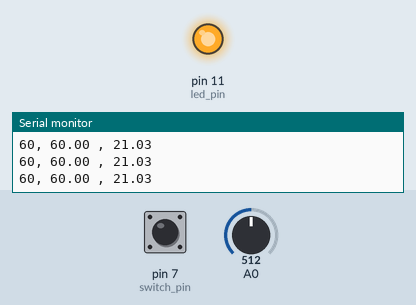
This sketch was run on a simulated Arduino Uno, built with avr-gcc and run on an emulated ATmega328P. Parts: output pins drawn as LEDs (lit = HIGH), the last lines printed to the serial monitor. The test bench sets the inputs (shaded band); at power-on: A0 = 512, pin 7 (switch_pin) LOW.

Above: at 4.2 s.
4.3 s: A0 set to 716
At 4.75 s:
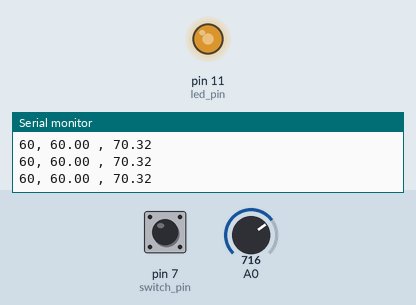
At 6.8 s:
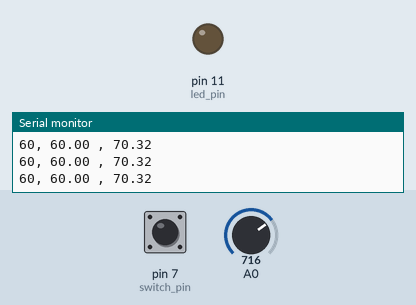
7.3 s: A0 set to 1015
8.8 s: A0 set to 1023
Timing chart, 0 to 11.8 s (numbered marks = the images above; inputs shaded):
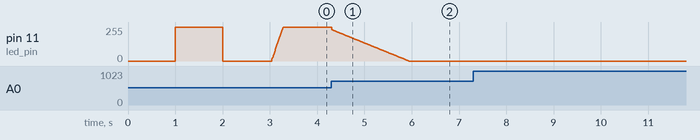

The sketch:

Final.ino
```cpp
#include <stdlib.h>
#include <stdio.h>
//Include lybrary's for interrupts
#include <avr/io.h>
#include <avr/interrupt.h>

#define OCCUPIED 60
#define UNOCCUPIED 20
#define FILTER_SAMPLES 20
#define VCC 5

//timer 0 messes with delay(), mills(), etc
//timer 1 is used for the sampling period
//Use in timer 2.
const byte mask = B11111000;
int prescale_pwm = 1;
volatile bool flag_timer = 0;

//gainWUp is the gain used in AntiWindup (sum the error multiplied by this gain to the integral term in the next sample).
//in order to fit the gainWUp, we made several attempt's and we chose the one that was more fast to change the status.
//One attempt that we did was: put reference to 20Lux and point light (with mobile phone) to LDR. Next, we turn off the mobile phone light,closed the box, and check the response time
float windup_gain = 1;

//to check the system with differents actions
bool deadzone_flag = true;
bool ffw_flag = true;
bool feedback_flag = true;
bool windup_flag = true;
bool filter_flag = true;

float tau;
float ext_perturb;
int x_on;
float pwm_ffw;
float G0;
unsigned long t0;

float vi;
float vf;
float y;

float error;
float old_error = 0;
float i = 0;
float old_i = 0;
float windup_error = 0;

int switch_pin = 7;
int prev_switch_value = LOW;
long switch_debounce = 400;
long prev_switch_time = 0;

int desired_lux = OCCUPIED;

//LDR paramethers
float m = -0.7;
float b = 1.9252;
//R1 em KOhm
int R1 = 10;

//------------------------------ UTILS CODE ------------------------------

//check occupation state through a button switch
int check_switch() {
  int switch_value = digitalRead(switch_pin);

  if (switch_value == HIGH && prev_switch_value == LOW && (switch_debounce + prev_switch_time) < millis()) {

    vi = y;
    if (desired_lux == OCCUPIED){
      desired_lux = UNOCCUPIED;
      if (vi > vf) //to avoid flickering due to simulator function
        vi = vf;
    }else{
      desired_lux = OCCUPIED;
      if (vi < vf) //to avoid flickering due to simulator function
        vi = vf;
    }

    environment_init(desired_lux);

    prev_switch_time = millis();
    prev_switch_value = switch_value;
    return 1;
  }
  else
    return 0;
}

//read from the serial desired flags states to (de)activate functionalities
void get_flags(){
  char inputChar;
  String flag = "";

  //read desired iluminance from the serial
  while (Serial.available() > 0){
    inputChar = Serial.read();

    if (inputChar != '\n')
      flag += inputChar;
    else
      update_flag(flag);
  }
}

//update desired flags states
void update_flag(String flag){
  char *aux_str = flag.c_str();
  char str[50];

  sscanf(aux_str, "%s", str);

  if (!strcmp(str, "antiwindup_off")) {
    windup_flag = false;
    windup_error = 0;
  } else if (!strcmp(str, "antiwindup_on")) {
    windup_flag = true;
  } else if (!strcmp(str, "ffw_on")) {
    ffw_flag = true;
  } else if (!strcmp(str, "ffw_off")) {
    ffw_flag = false;
  } else if (!strcmp(str, "deadzone_off")) {
    deadzone_flag = false;
  } else if (!strcmp(str, "deadzone_on")) {
    deadzone_flag = true;
  } else if (!strcmp(str, "filter_on")) {
    filter_flag = 0;
  } else if (!strcmp(str, "filter_off")) {
    filter_flag = false;
  } else if (!strcmp(str, "feedback_on")) {
    feedback_flag = true;
  } else if (!strcmp(str, "feedback_off")) {
    feedback_flag = false;
  }

  memset(str, 0, 20);
}

//convert ADC value to Lux units
float convert_ADC_to_Lux(float Vi_value)  {
  float R2_1LUX = pow(10, b);
  float V_volt = Vi_value * VCC / 1023.0;
  float R2 = ( (VCC / V_volt) - 1 ) * R1;

  return pow( R2 / R2_1LUX, 1 / m);
}

//convert Lux value to Volt units
float convert_Lux_to_Volt(float lux) {
  float aux = (float) m * log10(lux) + b;
  float R2 = (float) pow(10, aux);

  return (float) 5 * R1 / (R1 + R2);
}

//Low-Pass filter. Used to decrease noise
//We checked before it is possible to get this number of samples because we have a limited time, because of the interrupt
float LPfilter(int pin){
  y = 0;
  for (int i = 0; i < FILTER_SAMPLES; i++){
    y += analogRead(pin);
    delayMicroseconds(1);
  }
  return y / FILTER_SAMPLES;
}

void print_actual_state(){
  Serial.print(desired_lux);
  Serial.print(", ");
  Serial.print(convert_ADC_to_Lux(simulator() * (1023.0 / 5)));
  Serial.print(" , ");
  Serial.println(convert_ADC_to_Lux(y));
}


//------------------------------ CONTROLLER CODE ------------------------------

//get the gain for feedforward calculus
int led_pin = 11;
void feedforward_init() {
  analogWrite(led_pin, 0);
  delay(1000);
  ext_perturb = analogRead(A0);
  vi = ext_perturb * VCC / (1023.0);
  ext_perturb = convert_ADC_to_Lux(ext_perturb);

  analogWrite(led_pin, 255);
  delay(1000);
  x_on = analogRead(A0);
  x_on = convert_ADC_to_Lux(x_on);
  G0 = (x_on - ext_perturb) / ((float)255);

  analogWrite(led_pin, 0);
  delay(1000);
}

//returns feedforward input in pwm
float ffw_func(int desired_lux){
  return (desired_lux - ext_perturb) / (G0);
}

void environment_init(int desired_lux){
  if (ffw_flag)
    pwm_ffw = ffw_func(desired_lux);
  else
    pwm_ffw = 0.0;

  //--- It is extremely important to refere that achieving tau, we did an experimental function (time/tau in function of desired lux)
  getTau(desired_lux);
  vf = convert_Lux_to_Volt(desired_lux);
  t0 = micros();
}

//--- It is extremely important to refere that o achieve tau, we did a experimental function (time/tau in function of desired lux)
void getTau(int desired_lux){
  if (desired_lux > x_on)
    desired_lux = x_on;

  tau = ( 1000 * ((float)( (float)0.0018 * pow(desired_lux, 2) - (float)(0.3715 * desired_lux) + 36.6262 )) );
}

//gets reference to be compared with y_out
float simulator(){
  unsigned long dif_time = (micros() - t0);

  //solution of 1st order differetial equation
  return ( (float)( vf - (vf - vi) * pow(2.71828, (signed long)((signed long)(dif_time * -1) / (signed long)tau) ) ) );
}

float PI_func(){
  //In order to get the best Kp and Ki, we did Ziegler-Nichols Method to have a reference, and then we adjusted empirically.
  //We tried to have a smooth response (without overshoot)and that stabilizes to desired value as fast as possible
  int Kp = 25;
  int Ki = 50;
  float K2 = Kp * Ki / (2 * 100);

  if (deadzone_flag)
    error = deadzone(PIerror(), -0.00005, 0.001);
  else
    error = PIerror();

  float p = Kp * (error);
  i = old_i + K2 * (error + old_error) + windup_gain * windup_error;

  float u = 0;
  if (ffw_flag)
    u += pwm_ffw;
  if (feedback_flag)
    u += i + p;

  if (windup_flag)
    antiWindup(u);

  return  u;
}

float PIerror(){
  return simulator() - y;
}

float deadzone(float _error, float err_min, float err_max) {
  if (_error < err_min)
    return _error - err_min;

  else if (_error > err_max)
    return _error - err_max;

  else
    return 0;
}

//it is important to note that pwmOut is u=i+p+pwm_ffw! we might to do this in different way: send to this function only u=i+p and shift de limits to 255- pwm ffw
//the resulting errorWUp will be sum (multiplied by one gain) to the i_out in next iteration
void antiWindup(float pwm_out ) {
  if (pwm_out > 255) {
    windup_error = 255 - pwm_out;
  }
  else if (pwm_out < 0) {
    windup_error = 0 - pwm_out;
  }
  else
    windup_error = 0;
}

float last_led = 0;
void writeLED(float pwm){
  //avoid flickering due to known spontaneous flaws from the controller
  if (error < 0 && pwm > last_led || error > 0 && pwm < last_led)
    pwm = last_led;

  //prevent saturation
  if (pwm > 255)
    pwm = 255;
  else if (pwm < 0)
    pwm = 0;

  analogWrite(led_pin, pwm);
  last_led = pwm;
}

//------------------------------ INTERRUPT CODE ------------------------------
//------Interrupt used to generate 100Hz sample frequency-------
//---- We chosed timer 1 because this have 16 bits!
void Active_InterruptSample(){

  cli(); //stop interrupts
  TCCR1A = 0;// clear register
  TCCR1B = 0;// clear register
  TCNT1 = 0;//reset counter

  //when the counter hits the value 20000, it resets and the interrupt is called.
  //We have reached the value through the account: OCR1A= 16E6/(prescale*100) [100 is the desired value to the frequency]
  OCR1A = 20000; //must be <65536
  //=16*10^6/(100*8) , 8= prescale!

  TCCR1B |= (1 << WGM12); //CTC On

  //-------------------------
  // Set prescaler for 8. This way, and with OCR1A with 20000 is possible to get 100HZ
  //With prescale=8 we can have the integer counts number [ONLY WITH 16 bits- timer 1]
  //-------------------------
  TCCR1B &= ~(1 << CS12);
  TCCR1B |= (1 << CS11);
  TCCR1B &= ~(1 << CS10);
  //-------------------------

  // enable timer compare interrupt
  TIMSK1 |= (1 << OCIE1A);
  sei(); //allow interrupts
}

//the interrupt has to be as small as possible
//and we have to ensure that the loop control has to have less than 10 ms
ISR(TIMER1_COMPA_vect) {
  flag_timer = 1; //notify main loop
}

//------------------------------ MAIN CODE ------------------------------

void setup() {
  Serial.begin(2000000);

  TCCR2B = (TCCR2B & mask) | prescale_pwm;

  feedforward_init();
  environment_init(desired_lux);

  Active_InterruptSample();
}

void loop() {

  get_flags();
  check_switch();

  //only when the interrupt is finished
  // the control has more or less 2/3 ms (we print the time to ensure this important thing)
  if (flag_timer) {

    if (filter_flag)
      y = LPfilter(A0);
    else
      y = analogRead(A0);

    print_actual_state();

    y = y * VCC / (1023.0);

    float controller_output = PI_func();
    writeLED(controller_output);

    old_i = i;
    old_error = error;

    flag_timer = 0;
  }
}
```

Measured:
- after the input at 4.3 s, pin 11 (led_pin): moves from 255/255 to 0/255 over 1.6 s, starting at once
